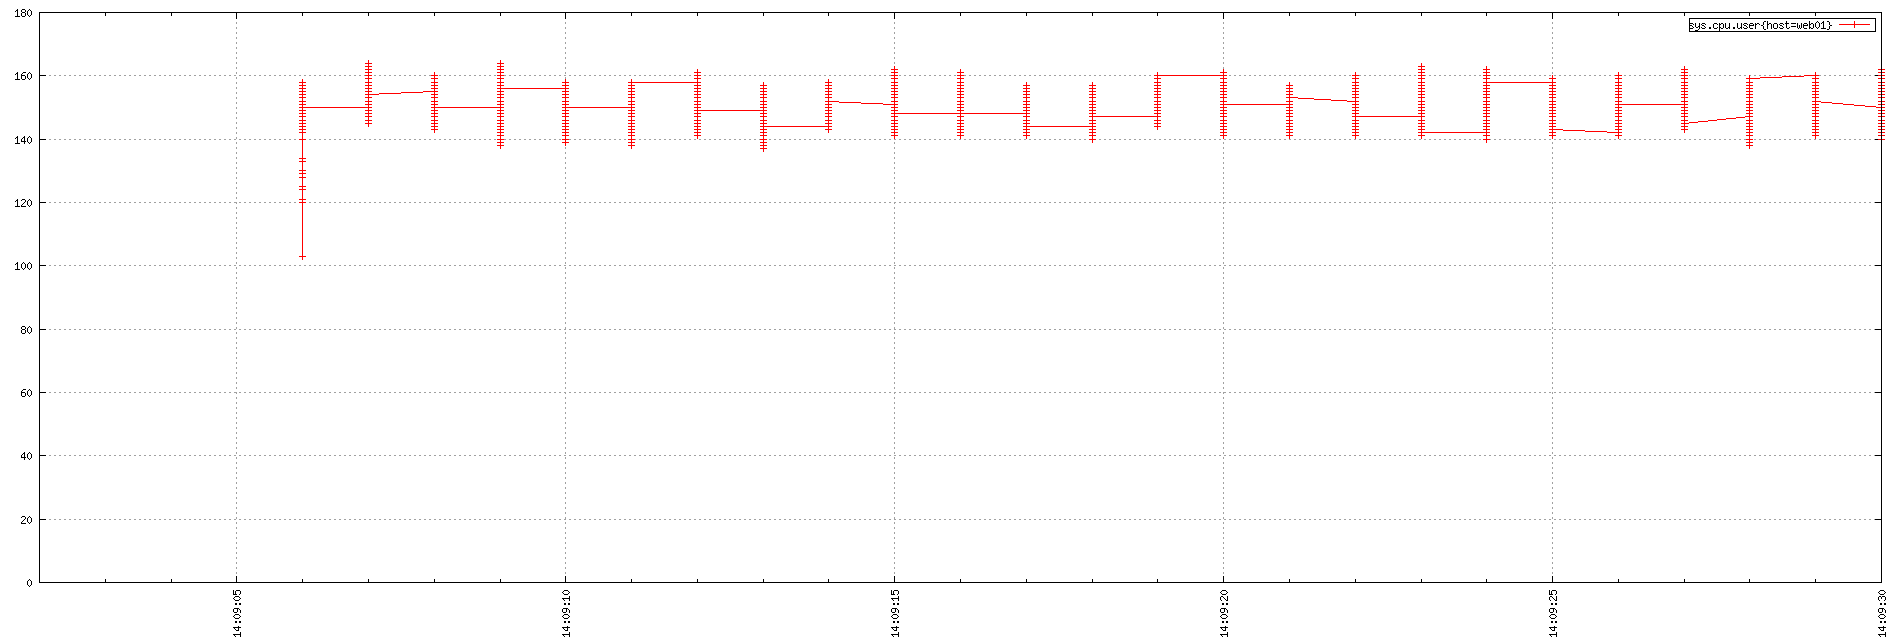

Here is the gnuplot script that generated this plot:
set term png small size 1900,644
set xdata time
set timefmt "%s"
if (GPVAL_VERSION < 4.6) set xtics rotate; else set xtics rotate right
set output "${TMPDIR-'tmp'}/tsd/369e4224.png"
set xrange ["1673878142":"1673878170"]
set format x "%H:%M:%S"
set grid
set style data linespoint
set key right box
set yrange [0:]
plot  "${TMPDIR-'tmp'}/tsd/369e4224_0.dat" using 1:2 title "sys.cpu.user{host=web01}"
